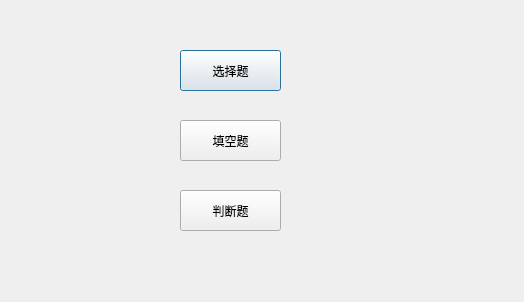
<?xml version="1.0" encoding="UTF-8"?>
<ui version="4.0">
 <class>title_add_ui</class>
 <widget class="QDialog" name="title_add_ui">
  <property name="geometry">
   <rect>
    <x>0</x>
    <y>0</y>
    <width>524</width>
    <height>302</height>
   </rect>
  </property>
  <property name="windowTitle">
   <string>题目选择操作</string>
  </property>
  <widget class="QPushButton" name="pushButton">
   <property name="geometry">
    <rect>
     <x>180</x>
     <y>50</y>
     <width>101</width>
     <height>41</height>
    </rect>
   </property>
   <property name="text">
    <string>选择题</string>
   </property>
  </widget>
  <widget class="QPushButton" name="pushButton_2">
   <property name="geometry">
    <rect>
     <x>180</x>
     <y>120</y>
     <width>101</width>
     <height>41</height>
    </rect>
   </property>
   <property name="text">
    <string>填空题</string>
   </property>
  </widget>
  <widget class="QPushButton" name="pushButton_3">
   <property name="geometry">
    <rect>
     <x>180</x>
     <y>190</y>
     <width>101</width>
     <height>41</height>
    </rect>
   </property>
   <property name="text">
    <string>判断题</string>
   </property>
  </widget>
 </widget>
 <resources/>
 <connections/>
</ui>
